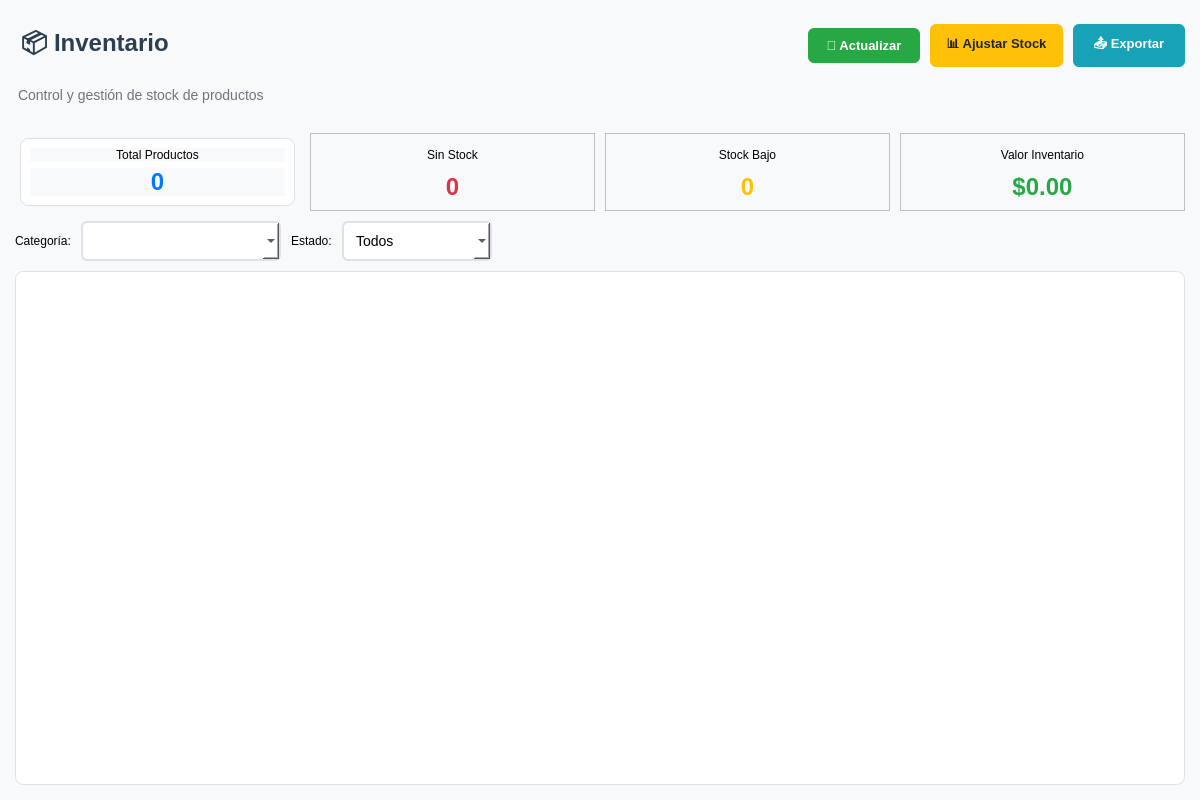
<?xml version="1.0" encoding="UTF-8"?>
<ui version="4.0">
 <class>Form</class>
 <widget class="QWidget" name="Form">
  <property name="geometry">
   <rect>
    <x>0</x>
    <y>0</y>
    <width>1200</width>
    <height>800</height>
   </rect>
  </property>
  <property name="windowTitle">
   <string>Inventario</string>
  </property>
  <property name="styleSheet">
   <string>
    QWidget {
        background-color: #f8f9fa;
        font-family: 'Segoe UI', Arial, sans-serif;
    }
    
    QGroupBox {
        font-weight: bold;
        border: 2px solid #dee2e6;
        border-radius: 8px;
        margin: 8px 0px;
        padding-top: 16px;
        color: #495057;
    }
    
    QGroupBox::title {
        subcontrol-origin: margin;
        left: 12px;
        padding: 0 8px 0 8px;
        background-color: white;
        color: #2c3e50;
    }
    
    QPushButton {
        background-color: #007bff;
        color: white;
        border: none;
        border-radius: 6px;
        padding: 10px 16px;
        font-weight: bold;
        min-width: 80px;
        font-size: 13px;
    }
    
    QPushButton:hover {
        background-color: #0056b3;
    }
    
    QPushButton:pressed {
        background-color: #004085;
    }
    
    QPushButton#btnActualizar {
        background-color: #28a745;
    }
    
    QPushButton#btnActualizar:hover {
        background-color: #1e7e34;
    }
    
    QPushButton#btnAjustarStock {
        background-color: #ffc107;
        color: #212529;
    }
    
    QPushButton#btnAjustarStock:hover {
        background-color: #e0a800;
    }
    
    QPushButton#btnExportar {
        background-color: #17a2b8;
    }
    
    QPushButton#btnExportar:hover {
        background-color: #117a8b;
    }
    
    QTableWidget {
        border: 1px solid #dee2e6;
        border-radius: 8px;
        gridline-color: #f1f3f4;
        alternate-background-color: #f8f9fa;
        selection-background-color: #007bff;
        background-color: white;
    }
    
    QTableWidget::item {
        padding: 12px 8px;
        border-bottom: 1px solid #f1f3f4;
    }
    
    QTableWidget::item:selected {
        background-color: #007bff;
        color: white;
    }
    
    QHeaderView::section {
        background-color: #f8f9fa;
        padding: 12px 8px;
        border: none;
        border-right: 1px solid #dee2e6;
        border-bottom: 2px solid #dee2e6;
        font-weight: bold;
        color: #495057;
    }
    
    QLabel#lblTitulo {
        font-size: 24px;
        font-weight: bold;
        color: #2c3e50;
        margin: 10px 0px;
    }
    
    QLabel#lblSubtitulo {
        font-size: 14px;
        color: #6c757d;
        margin-bottom: 20px;
    }
    
    QComboBox {
        border: 2px solid #dee2e6;
        border-radius: 6px;
        padding: 8px 12px;
        font-size: 14px;
        background-color: white;
        min-height: 20px;
    }
    
    QComboBox:focus {
        border-color: #007bff;
    }
    
    /* Estilos para cards de resumen */
    QFrame#cardResumen {
        background-color: white;
        border: 1px solid #dee2e6;
        border-radius: 8px;
        margin: 5px;
    }
   </string>
  </property>
  <layout class="QVBoxLayout" name="mainLayout">
   <property name="spacing">
    <number>10</number>
   </property>
   <property name="leftMargin">
    <number>15</number>
   </property>
   <property name="topMargin">
    <number>15</number>
   </property>
   <property name="rightMargin">
    <number>15</number>
   </property>
   <property name="bottomMargin">
    <number>15</number>
   </property>
   <item>
    <layout class="QHBoxLayout" name="headerLayout">
     <item>
      <widget class="QLabel" name="lblTitulo">
       <property name="text">
        <string>📦 Inventario</string>
       </property>
      </widget>
     </item>
     <item>
      <spacer name="headerSpacer">
       <property name="orientation">
        <enum>Qt::Horizontal</enum>
       </property>
       <property name="sizeHint" stdset="0">
        <size>
         <width>40</width>
         <height>20</height>
        </size>
       </property>
      </spacer>
     </item>
     <item>
      <widget class="QPushButton" name="btnActualizar">
       <property name="text">
        <string>🔄 Actualizar</string>
       </property>
      </widget>
     </item>
     <item>
      <widget class="QPushButton" name="btnAjustarStock">
       <property name="text">
        <string>📊 Ajustar Stock</string>
       </property>
      </widget>
     </item>
     <item>
      <widget class="QPushButton" name="btnExportar">
       <property name="text">
        <string>📤 Exportar</string>
       </property>
      </widget>
     </item>
    </layout>
   </item>
   <item>
    <widget class="QLabel" name="lblSubtitulo">
     <property name="text">
      <string>Control y gestión de stock de productos</string>
     </property>
    </widget>
   </item>
   <item>
    <layout class="QHBoxLayout" name="summaryLayout">
     <item>
      <widget class="QFrame" name="cardResumen">
       <property name="frameShape">
        <enum>QFrame::StyledPanel</enum>
       </property>
       <layout class="QVBoxLayout" name="card1Layout">
        <item>
         <widget class="QLabel" name="label_2">
          <property name="text">
           <string>Total Productos</string>
          </property>
          <property name="alignment">
           <set>Qt::AlignCenter</set>
          </property>
         </widget>
        </item>
        <item>
         <widget class="QLabel" name="lblTotalProductos">
          <property name="text">
           <string>0</string>
          </property>
          <property name="styleSheet">
           <string>font-size: 24px; font-weight: bold; color: #007bff;</string>
          </property>
          <property name="alignment">
           <set>Qt::AlignCenter</set>
          </property>
         </widget>
        </item>
       </layout>
      </widget>
     </item>
     <item>
      <widget class="QFrame" name="cardResumen_2">
       <property name="frameShape">
        <enum>QFrame::StyledPanel</enum>
       </property>
       <layout class="QVBoxLayout" name="card2Layout">
        <item>
         <widget class="QLabel" name="label_4">
          <property name="text">
           <string>Sin Stock</string>
          </property>
          <property name="alignment">
           <set>Qt::AlignCenter</set>
          </property>
         </widget>
        </item>
        <item>
         <widget class="QLabel" name="lblSinStock">
          <property name="text">
           <string>0</string>
          </property>
          <property name="styleSheet">
           <string>font-size: 24px; font-weight: bold; color: #dc3545;</string>
          </property>
          <property name="alignment">
           <set>Qt::AlignCenter</set>
          </property>
         </widget>
        </item>
       </layout>
      </widget>
     </item>
     <item>
      <widget class="QFrame" name="cardResumen_3">
       <property name="frameShape">
        <enum>QFrame::StyledPanel</enum>
       </property>
       <layout class="QVBoxLayout" name="card3Layout">
        <item>
         <widget class="QLabel" name="label_6">
          <property name="text">
           <string>Stock Bajo</string>
          </property>
          <property name="alignment">
           <set>Qt::AlignCenter</set>
          </property>
         </widget>
        </item>
        <item>
         <widget class="QLabel" name="lblStockBajo">
          <property name="text">
           <string>0</string>
          </property>
          <property name="styleSheet">
           <string>font-size: 24px; font-weight: bold; color: #ffc107;</string>
          </property>
          <property name="alignment">
           <set>Qt::AlignCenter</set>
          </property>
         </widget>
        </item>
       </layout>
      </widget>
     </item>
     <item>
      <widget class="QFrame" name="cardResumen_4">
       <property name="frameShape">
        <enum>QFrame::StyledPanel</enum>
       </property>
       <layout class="QVBoxLayout" name="card4Layout">
        <item>
         <widget class="QLabel" name="label_8">
          <property name="text">
           <string>Valor Inventario</string>
          </property>
          <property name="alignment">
           <set>Qt::AlignCenter</set>
          </property>
         </widget>
        </item>
        <item>
         <widget class="QLabel" name="lblValorInventario">
          <property name="text">
           <string>$0.00</string>
          </property>
          <property name="styleSheet">
           <string>font-size: 24px; font-weight: bold; color: #28a745;</string>
          </property>
          <property name="alignment">
           <set>Qt::AlignCenter</set>
          </property>
         </widget>
        </item>
       </layout>
      </widget>
     </item>
    </layout>
   </item>
   <item>
    <layout class="QHBoxLayout" name="filtersLayout">
     <item>
      <widget class="QLabel" name="label">
       <property name="text">
        <string>Categoría:</string>
       </property>
      </widget>
     </item>
     <item>
      <widget class="QComboBox" name="cmbCategoria">
       <property name="minimumSize">
        <size>
         <width>200</width>
         <height>0</height>
        </size>
       </property>
      </widget>
     </item>
     <item>
      <widget class="QLabel" name="label_3">
       <property name="text">
        <string>Estado:</string>
       </property>
      </widget>
     </item>
     <item>
      <widget class="QComboBox" name="cmbEstado">
       <property name="minimumSize">
        <size>
         <width>150</width>
         <height>0</height>
        </size>
       </property>
       <item>
        <property name="text">
         <string>Todos</string>
        </property>
       </item>
       <item>
        <property name="text">
         <string>Normal</string>
        </property>
       </item>
       <item>
        <property name="text">
         <string>Stock Bajo</string>
        </property>
       </item>
       <item>
        <property name="text">
         <string>Sin Stock</string>
        </property>
       </item>
      </widget>
     </item>
     <item>
      <spacer name="filtersSpacer">
       <property name="orientation">
        <enum>Qt::Horizontal</enum>
       </property>
       <property name="sizeHint" stdset="0">
        <size>
         <width>40</width>
         <height>20</height>
        </size>
       </property>
      </spacer>
     </item>
    </layout>
   </item>
   <item>
    <widget class="QTableWidget" name="tblProductos">
     <property name="alternatingRowColors">
      <bool>true</bool>
     </property>
     <property name="selectionBehavior">
      <enum>QAbstractItemView::SelectRows</enum>
     </property>
     <property name="sortingEnabled">
      <bool>true</bool>
     </property>
    </widget>
   </item>
  </layout>
 </widget>
 <resources/>
 <connections/>
</ui>
